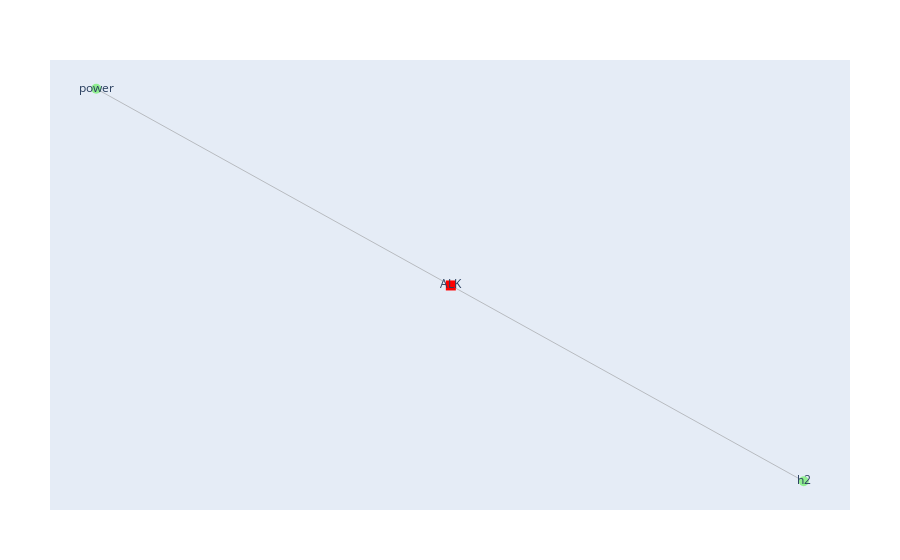

This figure's notebook cell:
### Markdown cell above
Our problem is rather simple, is just a Tech that connects to different types of resources, as shown in the graph below:

### Code cell
vivi_graph(problem)

### Figure 1 — Plotly figure (JSON) as saved in the notebook; plotly's stock layout.template omitted (floating-point values rounded to 4 significant figures)
{"data": [{"line": {"color": "#888", "width": 0.5}, "mode": "lines", "type": "scatter", "x": [0.002374, 1, null, -1, 0.002374, null], "y": [-0.002374, -1, null, 1, -0.002374, null]}, {"marker": {"color": "red", "size": 10, "symbol": "square"}, "mode": "markers+text", "name": "Process", "text": ["ALK"], "type": "scatter", "x": [0.002374], "y": [-0.002374]}, {"marker": {"color": "yellow", "size": 10, "symbol": "diamond"}, "mode": "markers+text", "name": "Storage", "text": [], "type": "scatter", "x": [], "y": []}, {"marker": {"color": "#90EE90", "size": 10, "symbol": "circle"}, "mode": "markers+text", "name": "Resource", "text": ["h2", "power"], "type": "scatter", "x": [1, -1], "y": [-1, 1]}], "layout": {"hovermode": "closest", "margin": {"b": 50, "l": 50, "r": 50, "t": 60}, "showarrow": false, "showlegend": false, "titlefont": {"size": 16}, "xaxis": {"showgrid": false, "showticklabels": false, "zeroline": false}, "yaxis": {"showgrid": false, "showticklabels": false, "zeroline": false}}}
